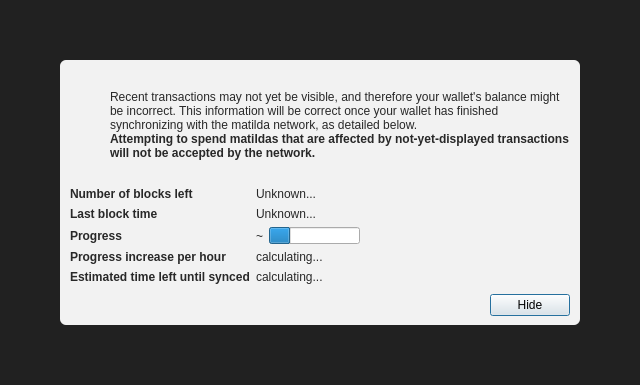
<?xml version="1.0" encoding="UTF-8"?>
<ui version="4.0">
 <class>ModalOverlay</class>
 <widget class="QWidget" name="ModalOverlay">
  <property name="geometry">
   <rect>
    <x>0</x>
    <y>0</y>
    <width>640</width>
    <height>385</height>
   </rect>
  </property>
  <property name="windowTitle">
   <string>Form</string>
  </property>
  <layout class="QVBoxLayout" name="verticalLayout" stretch="0">
   <property name="sizeConstraint">
    <enum>QLayout::SetDefaultConstraint</enum>
   </property>
   <property name="leftMargin">
    <number>0</number>
   </property>
   <property name="topMargin">
    <number>0</number>
   </property>
   <property name="rightMargin">
    <number>0</number>
   </property>
   <property name="bottomMargin">
    <number>0</number>
   </property>
   <item>
    <widget class="QWidget" name="bgWidget" native="true">
     <property name="styleSheet">
      <string notr="true">#bgWidget { background: rgba(0,0,0,220); }</string>
     </property>
     <layout class="QVBoxLayout" name="verticalLayoutMain" stretch="1">
      <property name="leftMargin">
       <number>60</number>
      </property>
      <property name="topMargin">
       <number>60</number>
      </property>
      <property name="rightMargin">
       <number>60</number>
      </property>
      <property name="bottomMargin">
       <number>60</number>
      </property>
      <item>
       <widget class="QWidget" name="contentWidget" native="true">
        <property name="styleSheet">
         <string notr="true">#contentWidget { background: rgba(255,255,255,240); border-radius: 6px; }

QLabel { color: rgb(40,40,40);  }</string>
        </property>
        <layout class="QVBoxLayout" name="verticalLayoutSub" stretch="1,0,0,0">
         <property name="spacing">
          <number>0</number>
         </property>
         <property name="leftMargin">
          <number>10</number>
         </property>
         <property name="topMargin">
          <number>10</number>
         </property>
         <property name="rightMargin">
          <number>10</number>
         </property>
         <property name="bottomMargin">
          <number>10</number>
         </property>
         <item>
          <layout class="QHBoxLayout" name="horizontalLayoutIconText" stretch="0,1">
           <property name="topMargin">
            <number>20</number>
           </property>
           <item>
            <layout class="QVBoxLayout" name="verticalLayoutIcon">
             <property name="leftMargin">
              <number>0</number>
             </property>
             <item>
              <widget class="QPushButton" name="warningIcon">
               <property name="enabled">
                <bool>false</bool>
               </property>
               <property name="text">
                <string/>
               </property>
               <property name="icon">
                <iconset>
                 <normaloff>:/icons/warning</normaloff>
                 <disabledoff>:/icons/warning</disabledoff>:/icons/warning</iconset>
               </property>
               <property name="iconSize">
                <size>
                 <width>48</width>
                 <height>48</height>
                </size>
               </property>
               <property name="flat">
                <bool>true</bool>
               </property>
              </widget>
             </item>
             <item>
              <spacer name="verticalSpacerWarningIcon">
               <property name="orientation">
                <enum>Qt::Vertical</enum>
               </property>
               <property name="sizeHint" stdset="0">
                <size>
                 <width>20</width>
                 <height>40</height>
                </size>
               </property>
              </spacer>
             </item>
            </layout>
           </item>
           <item>
            <layout class="QVBoxLayout" name="verticalLayoutInfoText">
             <property name="leftMargin">
              <number>0</number>
             </property>
             <property name="topMargin">
              <number>0</number>
             </property>
             <item>
              <widget class="QLabel" name="infoText">
               <property name="text">
                <string>Recent transactions may not yet be visible, and therefore your wallet's balance might be incorrect. This information will be correct once your wallet has finished synchronizing with the matilda network, as detailed below.</string>
               </property>
               <property name="textFormat">
                <enum>Qt::RichText</enum>
               </property>
               <property name="wordWrap">
                <bool>true</bool>
               </property>
              </widget>
             </item>
             <item>
              <widget class="QLabel" name="infoTextStrong">
               <property name="font">
                <font>
                 <weight>75</weight>
                 <bold>true</bold>
                </font>
               </property>
               <property name="text">
                <string>Attempting to spend matildas that are affected by not-yet-displayed transactions will not be accepted by the network.</string>
               </property>
               <property name="textFormat">
                <enum>Qt::RichText</enum>
               </property>
               <property name="wordWrap">
                <bool>true</bool>
               </property>
              </widget>
             </item>
             <item>
              <spacer name="verticalSpacerInTextSpace">
               <property name="orientation">
                <enum>Qt::Vertical</enum>
               </property>
               <property name="sizeHint" stdset="0">
                <size>
                 <width>20</width>
                 <height>40</height>
                </size>
               </property>
              </spacer>
             </item>
            </layout>
           </item>
          </layout>
         </item>
         <item>
          <spacer name="verticalSpacerAfterText">
           <property name="orientation">
            <enum>Qt::Vertical</enum>
           </property>
           <property name="sizeHint" stdset="0">
            <size>
             <width>20</width>
             <height>40</height>
            </size>
           </property>
          </spacer>
         </item>
         <item>
          <layout class="QFormLayout" name="formLayout">
           <property name="fieldGrowthPolicy">
            <enum>QFormLayout::FieldsStayAtSizeHint</enum>
           </property>
           <property name="horizontalSpacing">
            <number>6</number>
           </property>
           <property name="verticalSpacing">
            <number>6</number>
           </property>
           <property name="topMargin">
            <number>10</number>
           </property>
           <item row="0" column="0">
            <widget class="QLabel" name="labelNumberOfBlocksLeft">
             <property name="font">
              <font>
               <weight>75</weight>
               <bold>true</bold>
              </font>
             </property>
             <property name="text">
              <string>Number of blocks left</string>
             </property>
            </widget>
           </item>
           <item row="0" column="1">
            <widget class="QLabel" name="numberOfBlocksLeft">
             <property name="text">
              <string>Unknown...</string>
             </property>
            </widget>
           </item>
           <item row="1" column="0">
            <widget class="QLabel" name="labelLastBlockTime">
             <property name="font">
              <font>
               <weight>75</weight>
               <bold>true</bold>
              </font>
             </property>
             <property name="text">
              <string>Last block time</string>
             </property>
            </widget>
           </item>
           <item row="1" column="1">
            <widget class="QLabel" name="newestBlockDate">
             <property name="sizePolicy">
              <sizepolicy hsizetype="Maximum" vsizetype="Preferred">
               <horstretch>0</horstretch>
               <verstretch>0</verstretch>
              </sizepolicy>
             </property>
             <property name="text">
              <string>Unknown...</string>
             </property>
            </widget>
           </item>
           <item row="2" column="0">
            <widget class="QLabel" name="labelSyncDone">
             <property name="font">
              <font>
               <weight>75</weight>
               <bold>true</bold>
              </font>
             </property>
             <property name="text">
              <string>Progress</string>
             </property>
            </widget>
           </item>
           <item row="2" column="1">
            <layout class="QHBoxLayout" name="horizontalLayoutSync" stretch="0,1">
             <item>
              <widget class="QLabel" name="percentageProgress">
               <property name="text">
                <string notr="true">~</string>
               </property>
              </widget>
             </item>
             <item>
              <widget class="QProgressBar" name="progressBar">
               <property name="value">
                <number>24</number>
               </property>
               <property name="format">
                <string/>
               </property>
              </widget>
             </item>
            </layout>
           </item>
           <item row="4" column="0">
            <widget class="QLabel" name="labelProgressIncrease">
             <property name="font">
              <font>
               <weight>75</weight>
               <bold>true</bold>
              </font>
             </property>
             <property name="text">
              <string>Progress increase per hour</string>
             </property>
            </widget>
           </item>
           <item row="4" column="1">
            <widget class="QLabel" name="progressIncreasePerH">
             <property name="text">
              <string>calculating...</string>
             </property>
            </widget>
           </item>
           <item row="5" column="0">
            <widget class="QLabel" name="labelEstimatedTimeLeft">
             <property name="font">
              <font>
               <weight>75</weight>
               <bold>true</bold>
              </font>
             </property>
             <property name="text">
              <string>Estimated time left until synced</string>
             </property>
            </widget>
           </item>
           <item row="5" column="1">
            <widget class="QLabel" name="expectedTimeLeft">
             <property name="text">
              <string>calculating...</string>
             </property>
            </widget>
           </item>
          </layout>
         </item>
         <item>
          <layout class="QHBoxLayout" name="horizontalLayoutButtons">
           <property name="leftMargin">
            <number>10</number>
           </property>
           <property name="topMargin">
            <number>10</number>
           </property>
           <item>
            <spacer name="horizontalSpacer">
             <property name="orientation">
              <enum>Qt::Horizontal</enum>
             </property>
             <property name="sizeHint" stdset="0">
              <size>
               <width>40</width>
               <height>20</height>
              </size>
             </property>
            </spacer>
           </item>
           <item>
            <widget class="QPushButton" name="closeButton">
             <property name="text">
              <string>Hide</string>
             </property>
             <property name="shortcut">
              <string>Esc</string>
             </property>
             <property name="focusPolicy">
              <enum>Qt::StrongFocus</enum>
             </property>
             <property name="default">
              <bool>true</bool>
             </property>
            </widget>
           </item>
          </layout>
         </item>
        </layout>
       </widget>
      </item>
     </layout>
    </widget>
   </item>
  </layout>
 </widget>
 <resources/>
 <connections/>
</ui>
